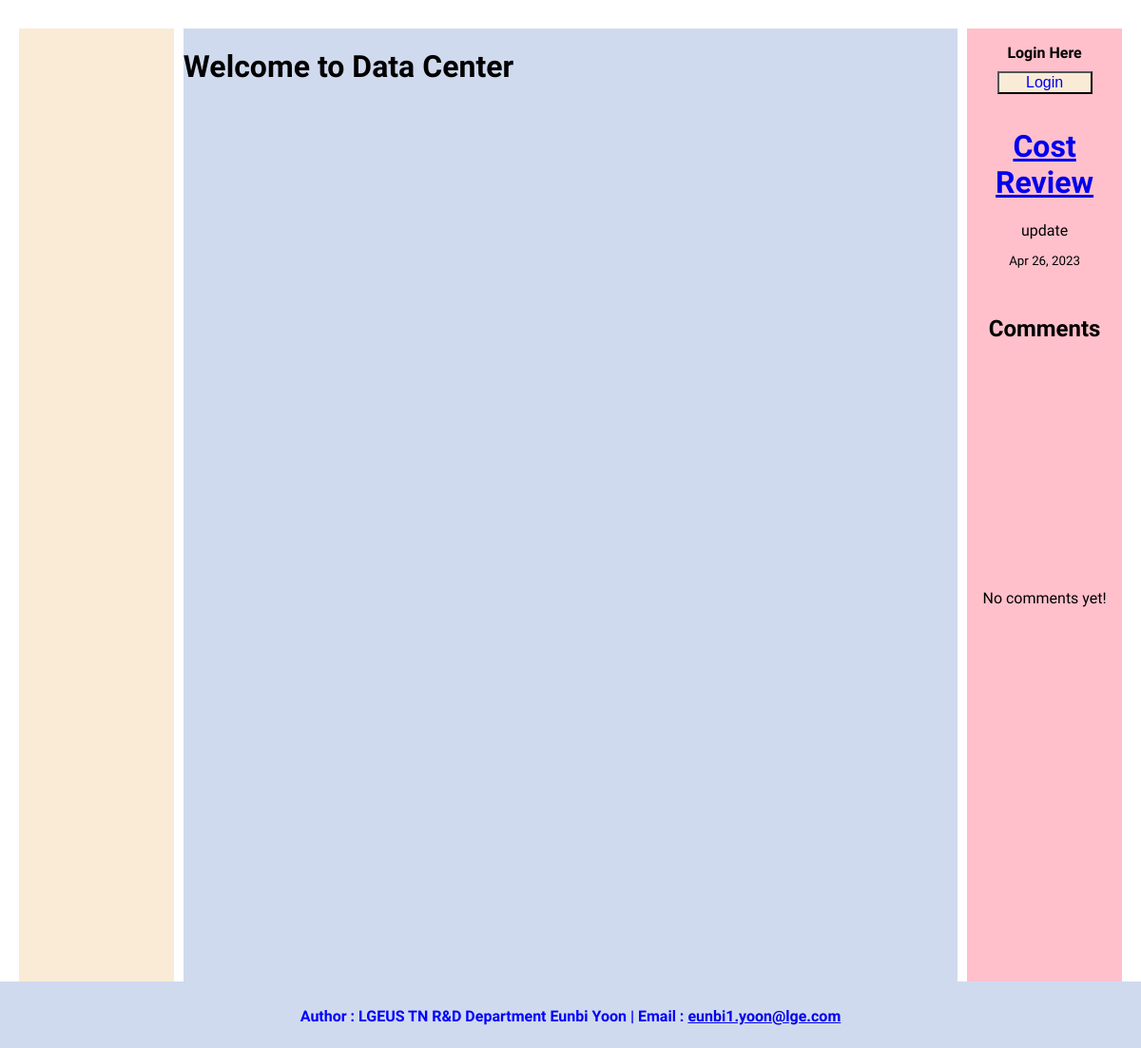
The page /cost-review/1/ on the database as committed earlier.
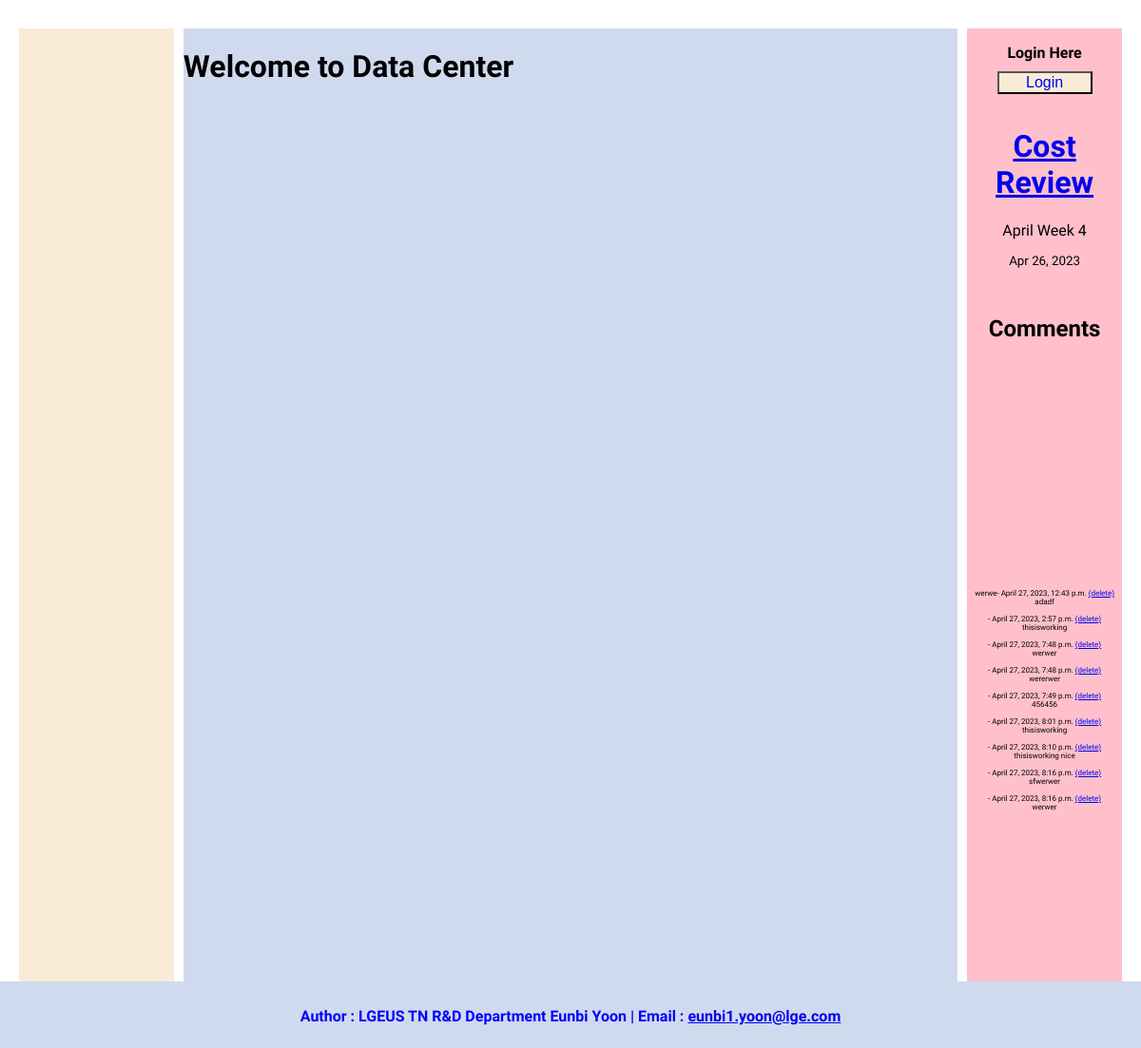
The same page on the database as committed later.
### sections/models.py (models this page shows, shortened)
class Post(models.Model):
    category=models.ForeignKey(Category, related_name='post_model', on_delete=models.CASCADE)
    title=models.CharField(max_length=255)
    slug=models.SlugField()
    intro=models.TextField()
    body=models.TextField()
    date_added=models.DateTimeField(auto_now_add=True)

class Comment(models.Model):
    post=models.ForeignKey(Post, related_name='comment_model', on_delete=models.CASCADE)
    name=models.CharField(max_length=255)
    body=models.TextField()
    date_added=models.DateTimeField(auto_now_add=True)

### sections/views.py (the view)
# urls.py: path('<slug:slug>/<int:pk>/', detailView, name='detail_url'),
def detailView(request, slug, pk):
    post=Post.objects.get(slug=slug, pk=pk)
    if request.method=='POST':
        form=CommentForm(request.POST)
        if form.is_valid():
            obj=form.save(commit=False)
            obj.post=post
            obj.save()
            return redirect('detail_url',slug=post.slug, pk=post.pk)
    else:
        form=CommentForm()
    context={
        'post_detail':post,
        'form_detail':form,
        'id':pk
    }
    return render(request,'detail.html', context)

### templates/detail.html (shortened to what this page needs)
{% extends 'base.html' %}
{% block navigator %}
    <div class="detail-category">
        <div class="detail-title">
            <a href="{% url 'category_url' post_detail.category.slug %}"><h1>{{ post_detail.title }}</h1></a>
            {{ post_detail.intro }}
            <small><br/><time>{{ post_detail.date_added|date:"M d, Y" }}</time></small>
        </div>
        <div class="detail-comment">
            <h2>Comments</h2>
            {% if not post_detail.comment_model.all %}
                <p>No comments yet!</p>
            {% endif %}
            <article style="font-size:0.5rem">
                {% for comment in post_detail.comment_model.all %}
                    {{comment.name}}- {{comment.date_added}}
                    <a href="{& url 'delete_post' post_detail.slug %}">(delete)</a>
                    <br/>{{comment.body}}
                    <br/>
                    <br/>
                {% endfor %}
            </article>
        </div>
    </div>
{% endblock %}

Rows that differ between the two databases and show on the page:
changed Post "Cost Review": intro "update" → "April Week 4"
added Comment: name "werwe", date_added "April 27, 2023, 12:43 p.m.", body "adadf"
added Comment: date_added "April 27, 2023, 2:57 p.m.", body "thisisworking"
added Comment: date_added "April 27, 2023, 7:48 p.m.", body "werwer"
added Comment: date_added "April 27, 2023, 7:48 p.m.", body "wererwer"
added Comment: date_added "April 27, 2023, 7:49 p.m.", body "456456"
added Comment: date_added "April 27, 2023, 8:01 p.m.", body "thisisworking"
added Comment: date_added "April 27, 2023, 8:10 p.m.", body "thisisworking nice"
added Comment: date_added "April 27, 2023, 8:16 p.m.", body "sfwerwer"
added Comment: date_added "April 27, 2023, 8:16 p.m.", body "werwer"
Other text that changed with them:
text no longer shown: "No comments yet!"
